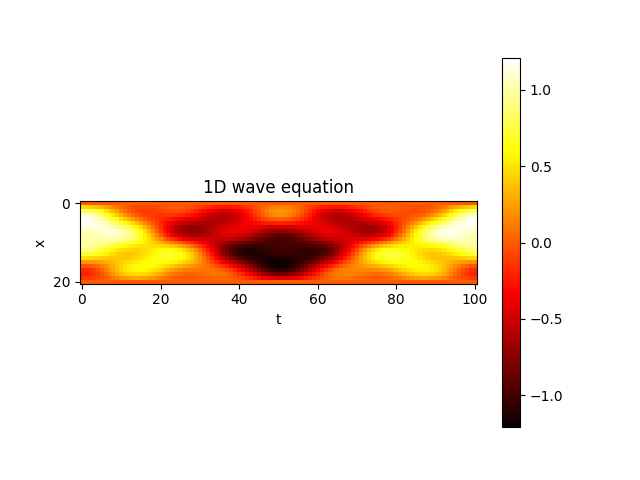

The script that drew this image:
# http://hplgit.github.io/num-methods-for-PDEs/doc/pub/wave/html/slides_wave-solarized.html

# 1D wave equation. Dirichlet conditions in 1D. Based on wave1b.py

import math
import numpy as np
import matplotlib.pyplot as plt

# Given mesh points as arrays x and t (x[i], t[j])
Nx, Nt, L, T, c = 20, 100, 1.0, 2.0, 1.0
t = np.linspace(0, T, num=Nt+1, dtype=float)   # t in [0,T]
x = np.linspace(0, L, num=Nx+1, dtype=float)   # x in [0,L]
dx = x[1] - x[0]
dt = t[1] - t[0]
r = (c*dt/dx)**2
print ( "r = {}".format(r) )
assert r < 1

u = np.empty( (Nx+1,Nt+1), dtype=float )  # all results

# initial condition, t=0, j=0
# initial shape of the string
# combination of three different sinusoids
u[:,0] = (np.sin(np.pi * x) + (1/2) * np.sin(2 * np.pi * x)
          + (1/4) * np.sin(4 * np.pi * x))

u[0,0] = 0.0
u[Nx,0] = 0.0

assert abs(u[0,0]) < 1e-6 and abs(u[Nx,0]) < 1e-6

# boundary condition, x=0 and x=L
u[0,:] = 0.0
u[Nx,:] = 0.0

#for i in range(1,Nx):   # initial condition j=1
u[1:-1,1] = u[1:-1,0] + (r*0.5)*( u[:-2,0] -2*u[1:-1,0] + u[2:,0] )

# iteration/solution the linear algebraic equations
for j in range(1,Nt):
    u[1:-1,j+1] = -u[1:-1,j-1] +2*u[1:-1,j] + r*(u[:-2,j] -2*u[1:-1,j] + u[2:,j])

# visualization
plt.title("1D wave equation")
plt.xlabel("t")
plt.ylabel("x")

plt.imshow(u, cmap='hot', interpolation='nearest')

plt.colorbar()
plt.show()
